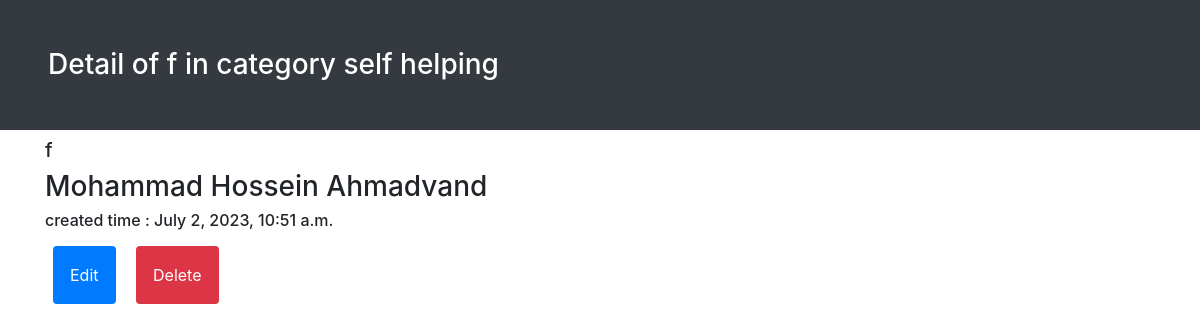
The page /blog/detail/21 (signed in) on the database its author committed.
### blog/models.py (models this page shows, shortened)
class Post(models.Model):
    author = models.ForeignKey("accounts.Profile", on_delete=models.CASCADE)
    images = models.ImageField(null=True, blank=True)
    title = models.CharField(max_length=255)
    content = models.TextField()
    status = models.BooleanField()
    categoy = models.ForeignKey("Category", on_delete=models.SET_NULL, null=True)
    created_date = models.DateTimeField(auto_now_add=True)
    updated_date = models.DateTimeField(auto_now=True)
    publishes_date = models.DateTimeField()

class Category(models.Model):
    name = models.CharField(max_length=255)
    def __str__(self):
        return self.name

### accounts/models.py (models this page shows, shortened)
class Profile(models.Model):
    user = models.ForeignKey(User, on_delete=models.CASCADE)
    first_name = models.CharField(max_length=255)
    last_name = models.CharField(max_length=255)
    image = models.ImageField(blank=True, null=True)
    description = models.TextField()
    created_date = models.DateTimeField(auto_now_add=True)
    updated_date = models.DateTimeField(auto_now=True)

### blog/views.py (the view)
# urls.py: path("detail/<int:pk>", views.PostDetailView.as_view(), name="post-detail"),
class PostDetailView(LoginRequiredMixin,DetailView):
    model = Post
    template_name = "blog/detail.html"
    login_url = 'http://127.0.0.1:8000/account/login/'
    context_object_name = "post"
    def get_context_data(self, **kwargs):
        context = super().get_context_data(**kwargs)
        context["time"] = timezone.now()
        return context

### templates/blog/detail.html (shortened to what this page needs)
<!DOCTYPE html>
<html lang="en">
<head>
    <link rel="stylesheet" href="https://cdn.jsdelivr.net/npm/bootstrap@4.6.2/dist/css/bootstrap.min.css">
</head>
<body>
    <h3 class="bg-dark text-white p-5">Detail of {{post.title}} in category {{post.categoy}}</h3>
   <div class="container">
        <div class="justify-content-center align-items-center">
                <h5>{{post.content}}</h5>
                <h3>{{post.author.first_name}} {{post.author.last_name}}</h3>
                <h6>created time : {{post.created_date}}</h6>
                <a href="{% url 'blog:post-edit' pk=post.id%}" class="btn bg-primary text-white p-3 m-2">Edit</a>
                <a href="{% url 'blog:post-delete' pk=post.id%}" class="btn bg-danger text-white p-3 m-2">Delete</a>
        </div>
   </div>
</body>
</html>

### rows shown on the page
Post: title "f", categoy "self helping", content "f", author.first_name "Mohammad Hossein", author.last_name "Ahmadvand", created_date "July 2, 2023, 10:51 a.m."
